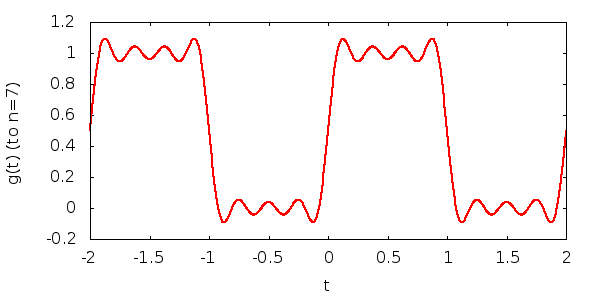

Write the gnuplot code that produced this figure.
set term png size 600,300
set out "foursquare.png"

set samples 1000

set xlabel "t"
set ylabel "g(t) (to n=7)"

omega=0.5*2*pi
plot [-2:2] 1/2. + 2./pi * sin(omega*x) + 2./(3.*pi) * sin(3*omega*x) + 2./(5.*pi)*sin(5*omega*x) + 2./(7*pi)*sin(7*omega*x) notitle w l lw 2

set out
